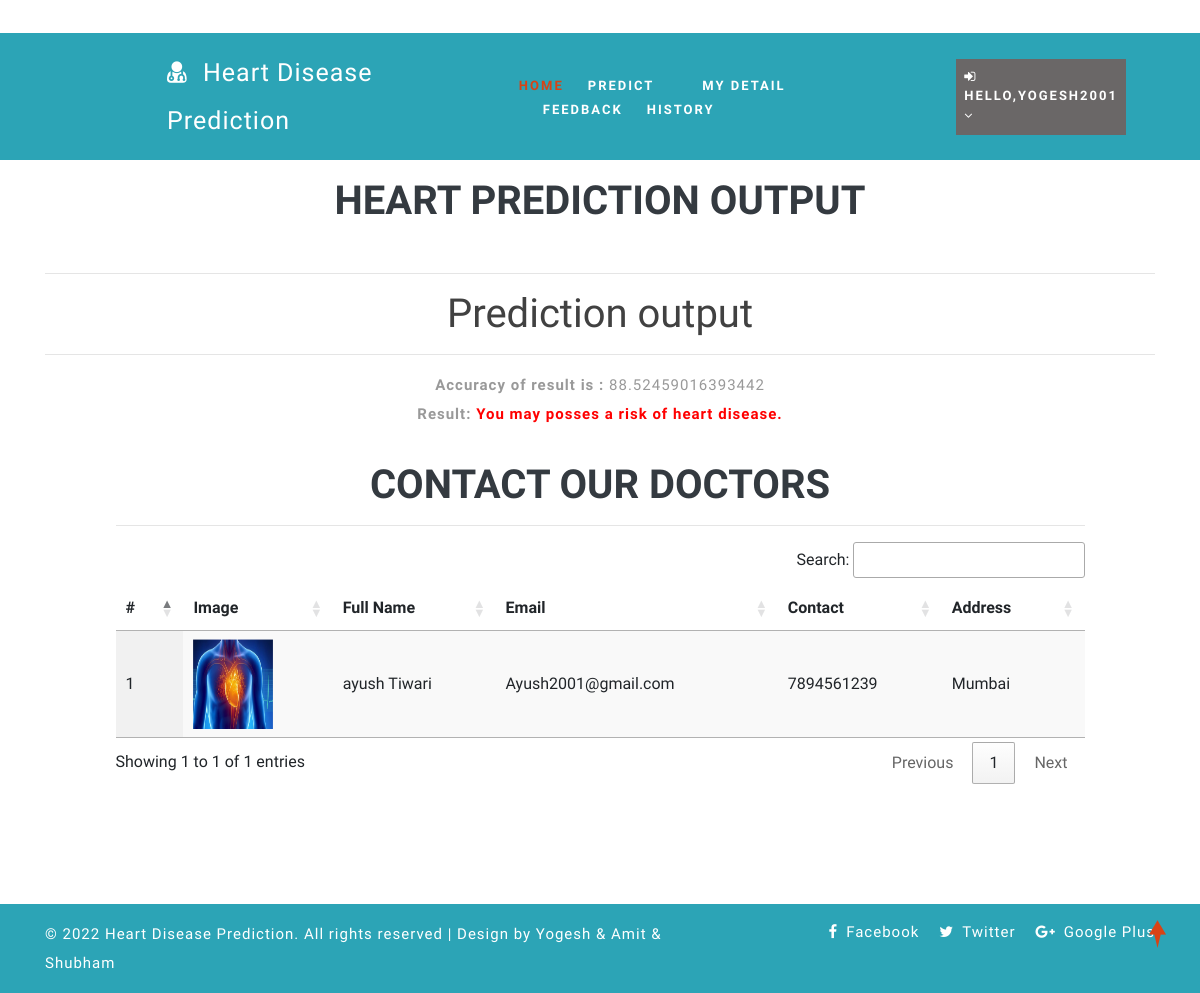
The app's page /predict_desease/88.52459016393442/88.52459016393442/ (signed in) with its own data.
### health/models.py (models this page shows, shortened)
class Doctor(models.Model):
    status = models.IntegerField(DOCTOR_STATUS, null=True)
    user = models.ForeignKey(User, on_delete=models.CASCADE, null=True)
    contact = models.CharField(max_length=100, null=True)
    address = models.CharField(max_length=100, null=True)
    category = models.CharField(max_length=100, null=True)
    doj = models.DateField(null=True)
    dob = models.DateField(null=True)
    image = models.FileField(null=True)

### health/views.py (the view)
# urls.py: path('predict_desease/<str:pred>/<str:accuracy>/', predict_desease, name="predict_desease"),
@login_required(login_url="login")
def predict_desease(request, pred, accuracy):
    doctor = Doctor.objects.filter(address__icontains=Patient.objects.get(user=request.user).address)
    d = {'pred': pred, 'accuracy':accuracy, 'doctor':doctor}
    return render(request, 'predict_disease.html', d)

### health/templates/predict_disease.html
{% extends 'index.html' %}
{% load static %}
{% block body %}
	<section class="logins py-5">
		<div class="container py-xl-5 py-lg-3">
			<div class="title-section mb-md-5 mb-4">
				<h6 class="w3ls-title-sub" style="color:red"></h6><br><br><center>
				<h3 class="w3ls-title text-uppercase text-dark font-weight-bold">Heart Prediction Output</h3></center>
			</div><hr/>
			<div class="login px-sm-12" style="width:100%">
                <h1 align='center' style='color:#414141'>Prediction output</h1><hr><center><p><b>Accuracy of result is :</b> {{ accuracy }}  </p><p><b>Result:</b>
                {% if pred == "0" %}
                <span style='color:green'><strong>You are healthy.</strong></span>
                {% else %}
                <span style='color:red'><strong>You may posses a risk of heart disease.</strong></span>
                {% endif %}
            </p></center>
			</div>
            {% if pred != "0" %}
            <div class="container-fluid" style="width:90%;margin-top:3%">
                    <div class="container-fluid">
                        <h1 align="center" class="w3ls-title text-uppercase text-dark font-weight-bold">Contact our doctors</h1>
                         </div><hr>
                                <table id="example" class="display" style="width:100%">
                                  <thead>
                                    <tr>
                                      <th>#</th>
                                      <th>Image</th>
                                      <th>Full Name</th>
                                      <th>Email</th>
                                      <th>Contact</th>
                                      <th>Address</th>
                                  </tr>
                              </thead>
                              <tbody>
                              {% for i in doctor %}
                                <tr>
                                  <td>{{forloop.counter}}</td>
                                  <td><img src="{{i.image.url}}" style="width:80px;height:90px"></td>
                                  <td>{{i.user.first_name}} {{i.user.last_name}}</td>
                                  <td>{{i.user.email}}</td>
                                  <td>{{i.contact}}</td>
                                  <td>{{i.address}}</td>
                              </tr>
                              {% empty %}
                              <tr>
                                  <td colspan="5">No Record Found.</td>
                              </tr>
                              {% endfor %}
                          </tbody>
                      </table>
                  </div>
            {% endif %}
		</div>
	</section>
{% endblock %}

### health/templates/index.html (shortened to what this page needs)
<!DOCTYPE html>
{% load static %}
<html lang="zxx">
<head>
	<link rel="stylesheet" href="{% static 'css/bootstrap.css' %}">
	<link href="{% static 'css/css_slider.css' %}" type="text/css" rel="stylesheet" media="all">
	<link rel="stylesheet" href="{% static 'css/style.css' %}" type="text/css" media="all" />
	<link href="{% static 'css/font-awesome.min.css' %}" rel="stylesheet">
<link rel='stylesheet' type='text/css' href="https://cdn.datatables.net/1.10.21/css/jquery.dataTables.min.css">
<link rel='stylesheet' type='text/css' href="https://cdn.datatables.net/buttons/1.6.2/css/buttons.dataTables.min.css">
</head>
<body>
	<div id="home" style="margin-bottom:2%">
		<header>
			<div class="top-bar py-3">
				<div class="container">
					<div class="row">
						<div class="col-xl-7 col-lg-6 col-md-4 top-social-agile text-md-right text-center mt-md-0 mt-2">
							<div class="row">
								<div class="col-xl-3 col-lg-4 col-6 top-w3layouts p-md-0 text-right">
								</div>
								<div class="col-xl-3 col-lg-4 col-6 header-w3layouts text-md-right text-left">
								</div>
							</div>
						</div>
					</div>
				</div>
			</div>
		</header>
		<div class="main-top" style="background:rgb(44, 164, 182)">
			<div class="container-fluid">
				<div class="header d-md-flex justify-content-between align-items-center py-3">
					<div id="logo" style="margin-left:13%">
						<h1><p style="color:#FFFFFF ; font-size:25px">
							<span class="fa fa-user-md mr-2"></span>
							<span class="logo-sp">Heart Disease</span> Prediction
							</p>
						</h1>
					</div>
					{% if request.user.is_staff %}
					<div class="nav_w3ls" style="margin-right:4%">
						<nav>
							<label for="drop1" class="toggle">Menu</label>
							<input type="checkbox" id="drop1" />
							<ul class="menu" style="padding:15px;width:100%">
								<li class="mx-lg-4 mx-md-3 my-md-0 my-2"><a href="{% url 'admin_home' %}" >Home</a></li>
								<li>
									<label for="drop-2" class="toggle toogle-2"> <span class="fa fa-angle-down" aria-hidden="true"></span>
									</label>
									<a href="#"> Doctor <span class="fa fa-angle-down" aria-hidden="true"></span></a>
									<ul style="margin-top:2%;width:40%;margin-right:0%">
										<li style="width:100%;"><a href="/add_doctor" class="drop-text">Add Doctor</a></li>
										<li style="width:100%;"><a href="/view_doctor" class="drop-text">View Doctor</a></li>
									</ul>
								</li>
								<li class="mx-lg-4 mx-md-3 my-md-0 my-2"><a href="/view_patient">Patient</a></li>
								<li class="mx-lg-4 mx-md-3 my-md-0 my-2">
									<a href="/view_search_pat">Searched Data</a></li>
								<li><a href="/view_feedback">Feedback</a></li>
							</ul>
						</nav>
					</div>
					<div class="nav_w3ls" style="margin-right:3%">
						<nav>
							<label for="drop2" class="toggle">Menu</label>
							<input type="checkbox" id="drop2" />
							<ul class="menu">
								<li class="mx-lg-4 mx-md-3 my-md-0 my-2" style="background:red;padding:8px">
									<label for="drop-2" class="toggle toogle-2"> <span class="fa fa-angle-down" aria-hidden="true"></span>
									</label>
									<a href="#"><i class="fa fa-user"></i> {{request.user.username}} <span class="fa fa-angle-down" aria-hidden="true"></span></a>
									<ul style="margin-top:10%;width:80%;margin-right:5%">
										<li style="width:100%;"><a href="{% url 'change_password' %}" class="drop-text">Password</a></li>
										<li style="width:100%;"><a href="{% url 'logout' %}" class="drop-text">Logout</a></li>
									</ul>
								</li>
							</ul>
						</nav>
					</div>
					{% elif request.user.patient_set.all.0 %}
					<div class="nav_w3ls" style="margin-left:5%;font-weight:bold">
						<nav>
							<ul class="menu" style="padding:15px;width:100%">
								<li><a href="{% url 'patient_home' %}" class="active">Home</a></li>
								<li class="mx-lg-4 mx-md-3 my-md-0 my-2"><a href="/add_heartdetail">Predict</a></li>
								<li class="mx-lg-4 mx-md-3 my-md-0 my-2"><a href="/profile_doctor">My Detail</a></li>
								<li class="mx-lg-4 mx-md-3 my-md-0 my-2"><a href="/sent_feedback">Feedback</a></li>
								<li><a href="/view_search_pat">History</a></li>
							</ul>
						</nav>
					</div>
					<div class="nav_w3ls" style="margin-right:3%">
						<nav>
							<ul class="menu">
								<li class="mx-lg-4 mx-md-3 my-md-0 my-2" style="background:#6a6767;padding:8px">
									<a href="#"><i class="fa fa-sign-in"></i> Hello,{{request.user.username}} <span class="fa fa-angle-down" aria-hidden="true"></span></a>
								</li>
							</ul>
						</nav>
					</div>
					{% endif %}
				</div>
			</div>
		</div>
		{% block body %}
		{% endblock %}
	</div>
	<div class="copy-w3pvt" style="background:rgb(44, 164, 182);color:white">
		<div class="container py-3">
			<div class="row">
				<div class="col-lg-7 w3ls_footer_grid1_left text-lg-left text-center">
					<p style="color:white">&copy; 2022 Heart Disease Prediction. All rights reserved | Design by Yogesh & Amit & Shubham</a>
					</p>
				</div>
				<div class="col-lg-5 w3ls_footer_grid_left1_pos text-lg-right text-center mt-lg-0 mt-2">
					<ul style="color:white">
						<li>
							<a href="#" style="color:white" class="facebook">
								<span class="fa fa-facebook-f mr-2"></span>Facebook</a>
						</li>
						<li class="mx-3">
							<a href="#" style="color:white" class="twitter">
								<span class="fa fa-twitter mr-2"></span>Twitter</a>
						</li>
						<li>
							<a href="#" style="color:white" class="google">
								<span class="fa fa-google-plus mr-2"></span>Google Plus</a>
						</li>
					</ul>
				</div>
			</div>
		</div>
	</div>
	<a href="#home" style="color:white" class="move-top text-center"></a>
</body>
</html>

### health/static/css/style.css (style rules this page uses)
body { padding: 0; margin: 0; background: #FFF; font-family: 'Quicksand', sans-serif; }
body a, body button { transition: 0.5s all; -webkit-transition: 0.5s all; -moz-transition: 0.5s all; -o-transition: 0.5s all; -ms-transition: 0.5s all; text-decoration: none; }
html { scroll-behavior: smooth; }
h1, h2, h3, h4, h5, h6 { margin: 0; padding: 0; font-family: 'Mukta', sans-serif; }
p { margin: 0; padding: 0; font-size: 15px; letter-spacing: 1px; line-height: 1.9; color: #999; font-family: 'Quicksand', sans-serif; }
ul, ol { margin: 0; padding: 0; }
a.move-top { width: 34px; height: 34px; background: url(../images/move-top.png) no-repeat; display: inline-block; position: fixed; bottom: 4%; right: 2%; z-index: 0; }
#home { position: relative; }
.main-top { position: absolute; z-index: 999; width: 100%; background: rgba(0, 0, 0, 0.4); }
nav { margin: 0; padding: 0; }
span.logo-sp { font-weight: 100; }
nav:after { content: ""; display: table; clear: both; }
nav ul { float: right; padding: 0; margin: 0; list-style: none; position: relative; }
nav ul li { margin: 0px; display: inline-block; float: left; }
nav a { padding: 0; color: #fff; font-size: 13px; letter-spacing: 2px; font-weight: 700; text-transform: uppercase; display: inline-block; transition: 0.5s all; -webkit-transition: 0.5s all; -moz-transition: 0.5s all; -o-transition: 0.5s all; -ms-transition: 0.5s all; }
.menu li a.active, .menu li a:hover { color: #2196f3; transition: 0.5s all; -webkit-transition: 0.5s all; -moz-transition: 0.5s all; -o-transition: 0.5s all; -ms-transition: 0.5s all; color: #d84315; }
li>a:only-child:after { content: ''; }
h3.w3ls-title { font-size: 40px; }
.w3ls_footer_grid_left1_pos ul li, ul.list-part li { display: inline-block; }
.w3ls_footer_grid_left1_pos ul li a { color: #000; text-decoration: none; letter-spacing: 1px; font-size: 15px; }
.w3ls_footer_grid1_left p { color: #484848; font-weight: 500; }

### records on screen
Doctor: image (picture), user.first_name "ayush", user.last_name "Tiwari", user.email "Ayush2001@gmail.com", contact "7894561239", address "Mumbai"

### other values on screen
{{ request.user.username }} "YOGESH2001"
{{ accuracy }} "88.52459016393442"
